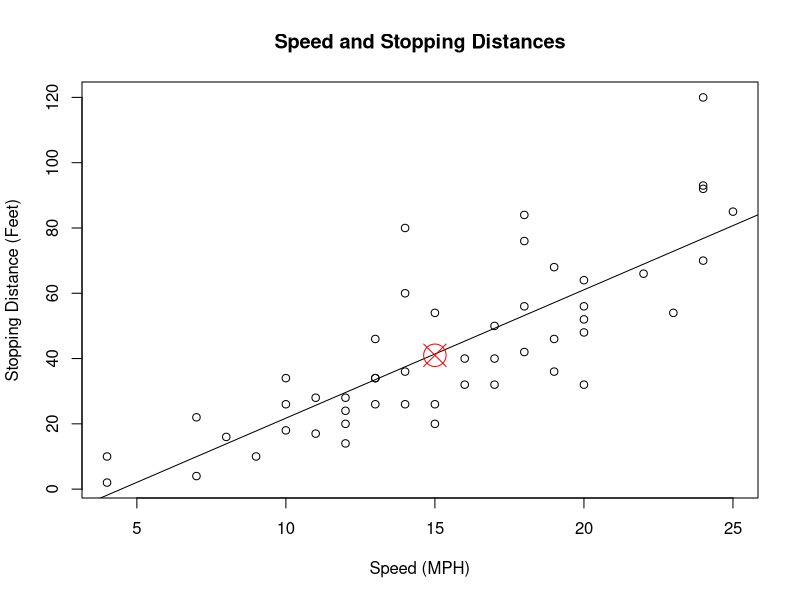

Write R code to recreate this figure.
## ---- chunk 1
library(datasets)
cars <- cars
mod <- lm(dist~speed,data=cars)
speed <- 15

get.prediction <- function(speed) {
     raw.pred <- predict(mod,newdata = as.data.frame(speed,column.names=c('speed')))
     as.integer(round(raw.pred,2))
}

## ---- chunk 2
 plot(cars$speed,cars$dist,xlab = 'Speed (MPH)',ylab = 'Stopping Distance (Feet)')
 title('Speed and Stopping Distances')
 abline(mod)
 points(x=speed,y=get.prediction(speed),pch=13,col = 'red',cex=3)
